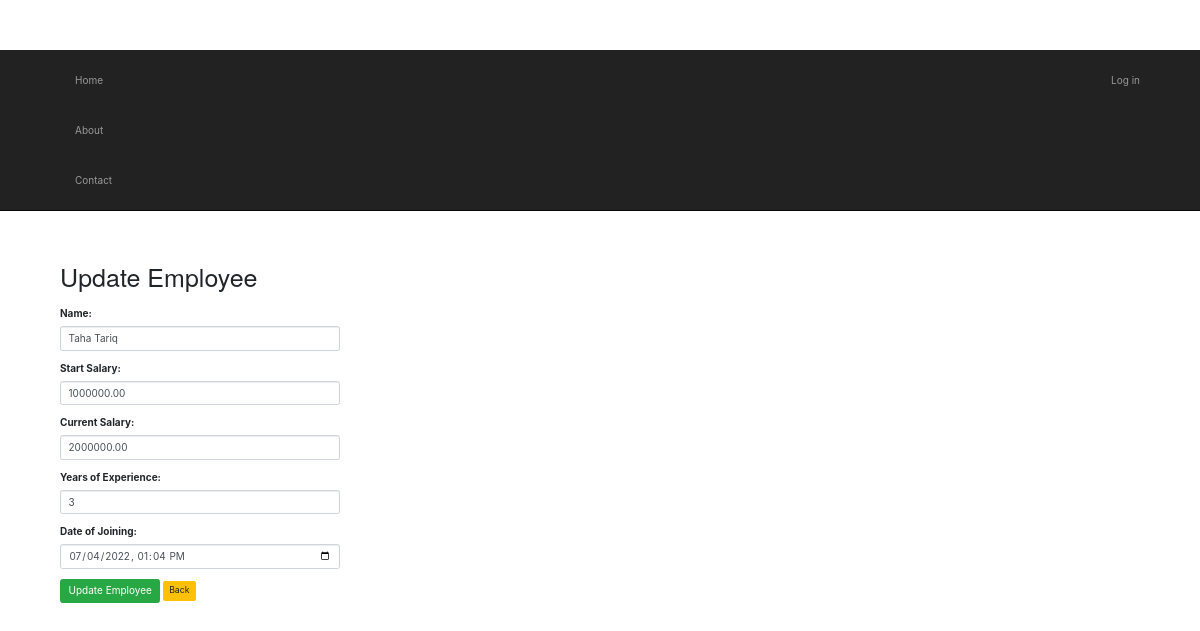
Page /employee/update/1/ on the committed database.
### app/models.py (models this page shows)
class Employee(models.Model):
    name = models.CharField(max_length=50)
    start_salary = models.DecimalField(max_digits=9, decimal_places=2, default=0.0, null=False)
    current_salary = models.DecimalField(max_digits=9, decimal_places=2, default=0.0, null=False)
    years_of_experience = models.IntegerField(null=False, default=0)
    date_of_joining = models.DateTimeField()
    created_dt = models.DateTimeField(auto_now_add=True, auto_now=False)
    updated_dt = models.DateTimeField(auto_now=True)
    class Meta:
        db_table='employee'

### EmployeeServices/views.py (the view)
# urls.py: path('employee/update/<int:pk>/', EmployeeUpdateView.as_view(), name='employee-update'),
class EmployeeUpdateView(UpdateView):
    model = Employee
    form_class = EmployeeForm
    template_name = 'app/employee_form.html'
    success_url = reverse_lazy('employee-update-success')
    def get_context_data(self, **kwargs):
        context = super().get_context_data(**kwargs)
        context['Task'] = "Update"
        return context

### EmployeeServices/forms.py
class EmployeeForm(forms.ModelForm):
    class Meta:
        model = Employee
        fields = ['name', 'start_salary', 'current_salary', 'years_of_experience', 'date_of_joining']
        widgets = {
            'name': forms.TextInput(attrs={'class': 'form-control'}),
            'start_salary': forms.NumberInput(attrs={'class': 'form-control'}),
            'current_salary': forms.NumberInput(attrs={'class': 'form-control'}),
            'years_of_experience': forms.NumberInput(attrs={'class': 'form-control'}),
            'date_of_joining': forms.DateTimeInput(attrs={'class': 'form-control', 'type': 'datetime-local'}),
        }

### app/templates/app/employee_form.html (shortened to what this page needs)
{% extends "app/layout.html" %}
{% block content %}
<!DOCTYPE html>
<html lang="en">
<head>
    <link rel="stylesheet" href="https://maxcdn.bootstrapcdn.com/bootstrap/4.5.2/css/bootstrap.min.css">
</head>
<body>
    <div class="container mt-5">
        <h1 class="mb-4">{{Task}} Employee</h1>
        <form method="post">
            <div class="form-group">
                <label for="id_name">Name:</label>
                {{ form.name }}
            </div>
            <div class="form-group">
                <label for="id_start_salary">Start Salary:</label>
                {{ form.start_salary }}
            </div>
            <div class="form-group">
                <label for="id_current_salary">Current Salary:</label>
                {{ form.current_salary }}
            </div>
            <div class="form-group">
                <label for="id_years_of_experience">Years of Experience:</label>
                {{ form.years_of_experience }}
            </div>
            <div class="form-group">
                <label for="id_date_of_joining">Date of Joining:</label>
                {{ form.date_of_joining }}
            </div>
            <button type="submit" class="btn btn-success">{{Task}} Employee</button>
            <a href="{% url 'home' %}" class="btn btn-warning btn-sm">
                 Back
            </a>
        </form>
    </div>
</body>
</html>
{% endblock %}

### app/static/app/content/site.css (style rules this page uses)
body { padding-top: 50px; padding-bottom: 20px; }
input, select, textarea { max-width: 280px; }

### rows in the picture
Employee: name "Taha Tariq", start_salary "1000000.00", current_salary "2000000.00", years_of_experience "3", date_of_joining "07/04/2022 13:04"

### other values in the picture
{{ Task }} "Update"
